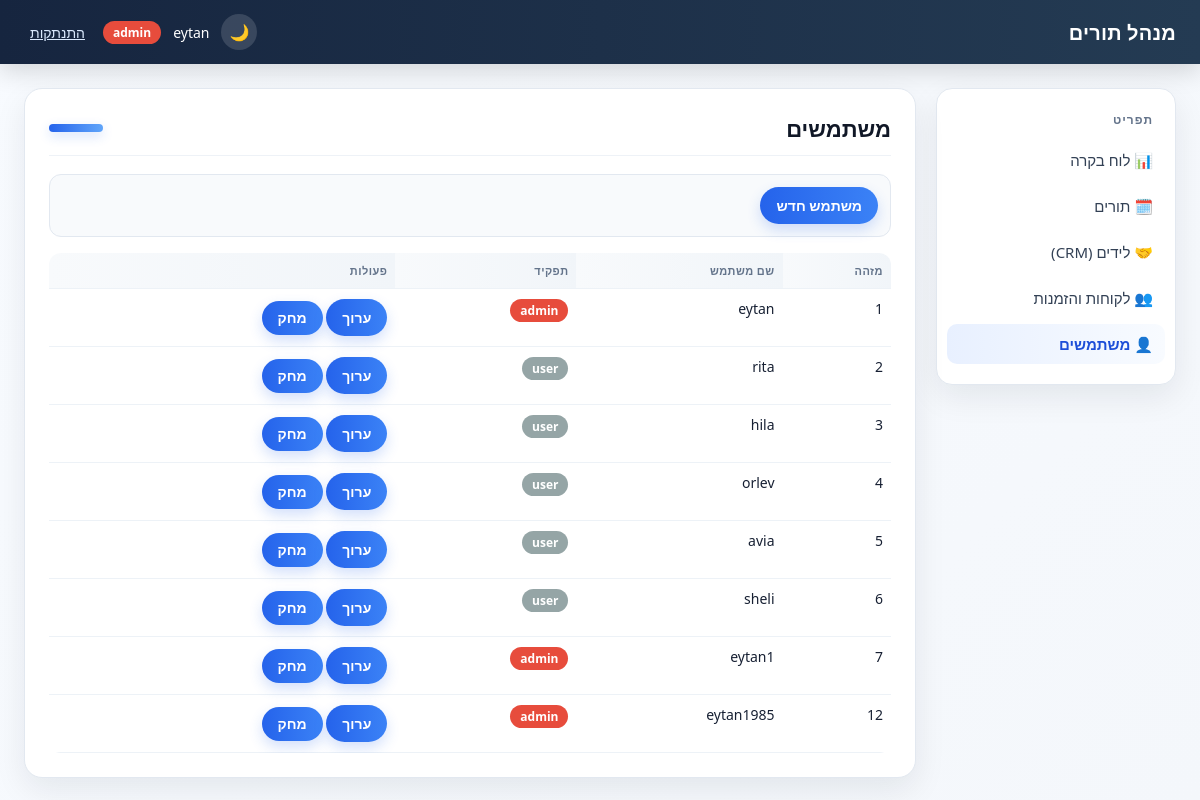
Page /users/ (signed in) on the earlier database version.
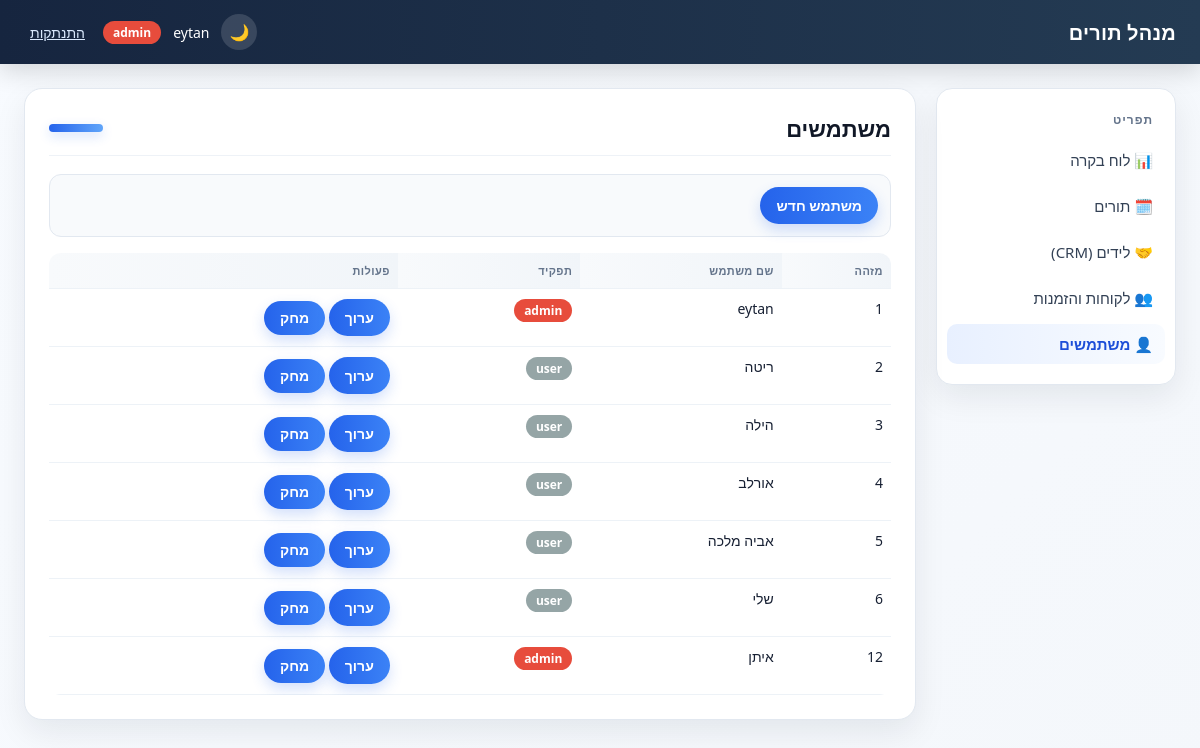
Same page on the later database version.
### tables this page shows
CREATE TABLE users (
                id INTEGER PRIMARY KEY AUTOINCREMENT,
                username TEXT UNIQUE NOT NULL,
                password_hash TEXT NOT NULL,
                salt TEXT NOT NULL,
                role TEXT NOT NULL
            , permissions TEXT DEFAULT '[]');

### blueprints/users.py (the view)
@bp.route("/")
@admin_required
def list_users():
    df = get_repos().users.get_all()
    return render_template("users/list.html", users=to_records(df))

### app.py (called while the page is built)
@app.context_processor
def inject_template_globals():
    return {
        "csrf_token": generate_csrf_token(),
        "current_user": current_user(),
        "ROLE_ADMIN": roles.ADMIN,
        "ROLE_USER": roles.USER,
    }

### auth.py (called while the page is built)
def generate_csrf_token():
    if "csrf_token" not in session:
        session["csrf_token"] = secrets.token_hex(16)
    return session["csrf_token"]

def validate_csrf():
    if request.method != "POST":
        return
    token = session.get("csrf_token")
    submitted = request.form.get("csrf_token", "")
    if not token or not secrets.compare_digest(token, submitted):
        abort(400)

def current_user():
    return session.get("user")

def admin_required(view):
    @wraps(view)
    def wrapped(*args, **kwargs):
        user = current_user()
        if user is None:
            return redirect(url_for("auth.login"))
        if user["role"] != roles.ADMIN:
            abort(403)
        return view(*args, **kwargs)
    return wrapped

### db_context.py (called while the page is built)
def get_conn():
    if "db_conn" not in g:
        g.db_conn = sqlite3.connect(DB_FILE, timeout=10)
    return g.db_conn

def get_repos():
    if "repos" not in g:
        conn = get_conn()
        appointments = AppointmentRepository(conn)
        g.repos = SimpleNamespace(
            appointments=appointments,
            availability=AvailabilityService(appointments),
            leads=LeadRepository(conn),
            lead_statuses=LeadStatusRepository(conn),
            customers=CustomerRepository(conn),
            invoices=InvoiceRepository(conn),
            users=UserRepository(conn),
            id_sequence=IdSequence(conn),
        )
    return g.repos

def init_app(app):
    @app.teardown_appcontext
    def close_conn(exception):
        conn = g.pop("db_conn", None)
        if conn is not None:
            conn.close()

### id_sequence.py (called while the page is built)
    def _seed_if_empty(self):
        count = self.conn.execute("SELECT COUNT(*) FROM id_sequence").fetchone()[0]
        if count > 0:
            return
        max_existing = self._max_existing_id()
        if max_existing > 0:
            self.conn.execute("INSERT INTO id_sequence (id) VALUES (?)", (max_existing,))
            self.conn.commit()

### user_repository.py (called while the page is built)
    def _ensure_permissions_column(self):
        columns = self.conn.execute(f"PRAGMA table_info({TABLE_NAME})").fetchall()
        if any(column[1] == "permissions" for column in columns):
            return
        self.conn.execute(f"ALTER TABLE {TABLE_NAME} ADD COLUMN permissions TEXT DEFAULT '[]'")
        self.conn.commit()

### templates/users/list.html (shortened to what this page needs)
{% extends "base.html" %}
{% block page_heading %}משתמשים{% endblock %}
{% block content %}
<div class="toolbar">
    <a href="{{ url_for('users.new_user') }}" class="btn">משתמש חדש</a>
</div>
{% if users %}
<table>
    <thead>
        <tr><th>מזהה</th><th>שם משתמש</th><th>תפקיד</th><th>פעולות</th></tr>
    </thead>
    <tbody>
        {% for u in users %}
        <tr>
            <td>{{ u.id }}</td>
            <td>{{ u.username }}</td>
            <td><span class="badge {{ role_badge_class(u.role) }}">{{ u.role }}</span></td>
            <td>
                <a href="{{ url_for('users.edit_user', user_id=u.id) }}" class="btn">ערוך</a>
                <form method="post" action="{{ url_for('users.delete_user', user_id=u.id) }}" style="display:inline;">
                    <button type="submit" class="btn" onclick="return confirm('למחוק משתמש זה?');">מחק</button>
                </form>
            </td>
        </tr>
        {% endfor %}
    </tbody>
</table>
{% else %}
<p class="empty-state">עדיין אין משתמשים.</p>
{% endif %}
{% endblock %}

### templates/base.html (shortened to what this page needs)
<!DOCTYPE html>
<html lang="he" dir="rtl">
<head>
    <link rel="stylesheet" href="{{ url_for('static', filename='style.css') }}">
</head>
<body>
    <div class="app-shell">
        <div class="topbar">
            <div class="brand">מנהל תורים</div>
            <div class="topbar-user">
                {% if current_user %}
                    <button type="button" class="theme-toggle" id="theme-toggle" aria-label="החלף מצב צבע">🌙</button>
                    <span>{{ current_user.username }}</span>
                    <span class="badge {{ role_badge_class(current_user.role) }}">{{ current_user.role }}</span>
                    <form method="post" action="{{ url_for('auth.logout') }}">
                        <button type="submit" class="link-button">התנתקות</button>
                    </form>
                {% endif %}
            </div>
        </div>
        <div class="layout">
            <div class="sidebar">
                <div class="sidebar-title">תפריט</div>
                <a href="{{ url_for('index') }}"
                   class="{{ 'active' if request.path == '/' else '' }}">📊 לוח בקרה</a>
                <a href="{{ url_for('appointments.list_appointments') }}"
                   class="{{ 'active' if request.path.startswith('/appointments') else '' }}">🗓️ תורים</a>
                <a href="{{ url_for('leads.list_leads') }}"
                   class="{{ 'active' if request.path.startswith('/leads') else '' }}">🤝 לידים (CRM)</a>
                <a href="{{ url_for('customers.list_customers') }}"
                   class="{{ 'active' if request.path.startswith('/customers') else '' }}">👥 לקוחות והזמנות</a>
                {% if current_user and current_user.role == ROLE_ADMIN %}
                <a href="{{ url_for('users.list_users') }}"
                   class="{{ 'active' if request.path.startswith('/users') else '' }}">👤 משתמשים</a>
                {% endif %}
            </div>
            <div class="content">
                <div class="card">
                    <div class="card-header">
                        <h1>{% block page_heading %}{% endblock %}</h1>
                        <div class="card-accent"></div>
                    </div>
                    {% block content %}{% endblock %}
                </div>
            </div>
        </div>
    </div>
</body>
</html>

### static/style.css (style rules this page uses)
* { box-sizing: border-box; }
:root { --bg: #f4f7fb; --surface: #ffffff; --surface-2: #f8fafc; --text: #172033; --muted: #64748b; --border: #e2e8f0; --primary: #2563eb; --primary-dark: #1d4ed8; --danger: #dc2626; --danger-dark: #b91c1c; --shadow: 0 12px 32px rgba(15, 23, 42, 0.08); }
body { margin: 0; font-family: "Segoe UI", Tahoma, Arial, sans-serif; background: linear-gradient(135deg, #f8fbff 0%, var(--bg) 100%); color: var(--text); direction: rtl; text-align: right; }
.app-shell { min-height: 100vh; }
.topbar { background: linear-gradient(90deg, #16253f 0%, #243b53 100%); color: #fff; display: flex; align-items: center; justify-content: space-between; padding: 0 24px; height: 64px; box-shadow: 0 8px 24px rgba(0, 0, 0, 0.14); }
.topbar .brand { font-weight: 800; font-size: 20px; letter-spacing: 0.2px; }
.topbar .topbar-user { display: flex; align-items: center; gap: 12px; font-size: 14px; }
.topbar form { margin: 0; }
.topbar button.link-button { background: none; border: none; color: #dbeafe; cursor: pointer; font-size: 14px; text-decoration: underline; }
.theme-toggle { border: none; background: rgba(255,255,255,0.14); color: #fff; width: 36px; height: 36px; border-radius: 999px; cursor: pointer; font-size: 16px; }
.layout { display: flex; min-height: calc(100vh - 64px); padding: 24px; gap: 20px; }
.sidebar { width: 240px; background: var(--surface); border: 1px solid var(--border); border-radius: 16px; padding: 14px 10px; box-shadow: var(--shadow); align-self: flex-start; }
.sidebar-title { font-size: 12px; font-weight: 700; color: var(--muted); text-transform: uppercase; letter-spacing: 0.08em; padding: 8px 12px 12px; }
.sidebar a { display: block; padding: 10px 12px; margin-bottom: 6px; color: #334155; text-decoration: none; font-size: 15px; border-radius: 10px; transition: all 0.2s ease; }
.sidebar a:hover, .sidebar a.active { background: linear-gradient(90deg, #e8f0ff 0%, #f8fbff 100%); color: var(--primary-dark); font-weight: 700; }
.content { flex: 1; min-width: 0; }
.card { background: var(--surface); border: 1px solid var(--border); border-radius: 18px; box-shadow: var(--shadow); padding: 24px; }
.card-header { display: flex; align-items: center; justify-content: space-between; gap: 12px; margin-bottom: 18px; padding-bottom: 12px; border-bottom: 1px solid #eef2f7; }
.card h1 { margin: 0; font-size: 22px; color: #111827; }
.card-accent { width: 54px; height: 8px; border-radius: 999px; background: linear-gradient(90deg, #2563eb 0%, #60a5fa 100%); box-shadow: 0 4px 12px rgba(37, 99, 235, 0.2); }
.toolbar { display: flex; flex-wrap: wrap; gap: 10px; align-items: center; margin-bottom: 16px; padding: 12px; background: var(--surface-2); border: 1px solid var(--border); border-radius: 12px; }
table { width: 100%; border-collapse: collapse; font-size: 14px; overflow: hidden; border-radius: 12px; }
th, td { text-align: right; padding: 10px 8px; border-bottom: 1px solid #edf2f7; white-space: nowrap; vertical-align: top; }
th { background: linear-gradient(90deg, #f8fafc 0%, #f1f5f9 100%); color: #64748b; font-weight: 700; font-size: 11px; text-transform: uppercase; letter-spacing: 0.04em; }
.badge { display: inline-block; padding: 3px 10px; border-radius: 999px; font-size: 12px; font-weight: 600; color: #fff; }
.badge-gray { background: #95a5a6; }
.badge-red { background: #e74c3c; }
.btn { display: inline-block; padding: 9px 16px; border-radius: 999px; border: none; background: linear-gradient(90deg, var(--primary) 0%, #3b82f6 100%); color: #fff; text-decoration: none; font-size: 14px; font-weight: 600; cursor: pointer; box-shadow: 0 6px 14px rgba(37, 99, 235, 0.2); transition: transform 0.15s ease, box-shadow 0.15s ease; }

Differences in the rows shown:
removed users: id "7", username "eytan1", role "admin"
changed users id 2: username "rita" → "ריטה"
changed users id 3: username "hila" → "הילה"
changed users id 4: username "orlev" → "אורלב"
changed users id 5: username "avia" → "אביה מלכה"
changed users id 6: username "sheli" → "שלי"
changed users id 12: username "eytan1985" → "איתן"
